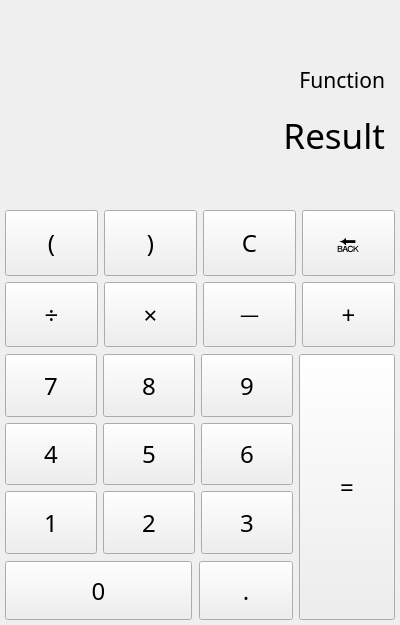
<?xml version="1.0" encoding="UTF-8"?>
<ui version="4.0">
 <class>Widget</class>
 <widget class="QWidget" name="Widget">
  <property name="windowModality">
   <enum>Qt::ApplicationModal</enum>
  </property>
  <property name="geometry">
   <rect>
    <x>0</x>
    <y>0</y>
    <width>400</width>
    <height>625</height>
   </rect>
  </property>
  <property name="minimumSize">
   <size>
    <width>400</width>
    <height>625</height>
   </size>
  </property>
  <property name="font">
   <font>
    <family>CMU Serif</family>
    <pointsize>18</pointsize>
   </font>
  </property>
  <property name="windowTitle">
   <string notr="true">计算器</string>
  </property>
  <property name="windowIcon">
   <iconset resource="resource.qrc">
    <normaloff>:/image/calculator.ico</normaloff>:/image/calculator.ico</iconset>
  </property>
  <layout class="QVBoxLayout" name="verticalLayout">
   <property name="spacing">
    <number>5</number>
   </property>
   <property name="leftMargin">
    <number>5</number>
   </property>
   <property name="topMargin">
    <number>5</number>
   </property>
   <property name="rightMargin">
    <number>5</number>
   </property>
   <property name="bottomMargin">
    <number>5</number>
   </property>
   <item>
    <layout class="QVBoxLayout" name="verticalLayoutMain" stretch="3,2,4">
     <property name="spacing">
      <number>0</number>
     </property>
     <item>
      <layout class="QVBoxLayout" name="verticalLayoutKey" stretch="2,5">
       <property name="topMargin">
        <number>60</number>
       </property>
       <property name="rightMargin">
        <number>10</number>
       </property>
       <property name="bottomMargin">
        <number>40</number>
       </property>
       <item>
        <widget class="QLabel" name="labelFunction">
         <property name="font">
          <font>
           <pointsize>16</pointsize>
          </font>
         </property>
         <property name="text">
          <string>Function</string>
         </property>
         <property name="alignment">
          <set>Qt::AlignRight|Qt::AlignTrailing|Qt::AlignVCenter</set>
         </property>
        </widget>
       </item>
       <item>
        <widget class="QLabel" name="labelResult">
         <property name="font">
          <font>
           <pointsize>26</pointsize>
          </font>
         </property>
         <property name="text">
          <string>Result</string>
         </property>
         <property name="alignment">
          <set>Qt::AlignRight|Qt::AlignTrailing|Qt::AlignVCenter</set>
         </property>
        </widget>
       </item>
      </layout>
     </item>
     <item>
      <layout class="QGridLayout" name="gridLayout">
       <item row="1" column="3">
        <widget class="QPushButton" name="pushButtonAdd">
         <property name="sizePolicy">
          <sizepolicy hsizetype="Expanding" vsizetype="Expanding">
           <horstretch>0</horstretch>
           <verstretch>0</verstretch>
          </sizepolicy>
         </property>
         <property name="text">
          <string>+</string>
         </property>
        </widget>
       </item>
       <item row="0" column="0">
        <widget class="QPushButton" name="pushButtonLOP">
         <property name="sizePolicy">
          <sizepolicy hsizetype="Expanding" vsizetype="Expanding">
           <horstretch>0</horstretch>
           <verstretch>0</verstretch>
          </sizepolicy>
         </property>
         <property name="text">
          <string>(</string>
         </property>
        </widget>
       </item>
       <item row="1" column="0">
        <widget class="QPushButton" name="pushButtonDiv">
         <property name="sizePolicy">
          <sizepolicy hsizetype="Expanding" vsizetype="Expanding">
           <horstretch>0</horstretch>
           <verstretch>0</verstretch>
          </sizepolicy>
         </property>
         <property name="text">
          <string>÷</string>
         </property>
        </widget>
       </item>
       <item row="0" column="1">
        <widget class="QPushButton" name="pushButtonROP">
         <property name="sizePolicy">
          <sizepolicy hsizetype="Expanding" vsizetype="Expanding">
           <horstretch>0</horstretch>
           <verstretch>0</verstretch>
          </sizepolicy>
         </property>
         <property name="text">
          <string>)</string>
         </property>
        </widget>
       </item>
       <item row="0" column="2">
        <widget class="QPushButton" name="pushButtonClear">
         <property name="sizePolicy">
          <sizepolicy hsizetype="Expanding" vsizetype="Expanding">
           <horstretch>0</horstretch>
           <verstretch>0</verstretch>
          </sizepolicy>
         </property>
         <property name="text">
          <string>C</string>
         </property>
        </widget>
       </item>
       <item row="0" column="3">
        <widget class="QPushButton" name="pushButtonBack">
         <property name="sizePolicy">
          <sizepolicy hsizetype="Expanding" vsizetype="Expanding">
           <horstretch>0</horstretch>
           <verstretch>0</verstretch>
          </sizepolicy>
         </property>
         <property name="text">
          <string>🔙</string>
         </property>
        </widget>
       </item>
       <item row="1" column="1">
        <widget class="QPushButton" name="pushButtonMul">
         <property name="sizePolicy">
          <sizepolicy hsizetype="Expanding" vsizetype="Expanding">
           <horstretch>0</horstretch>
           <verstretch>0</verstretch>
          </sizepolicy>
         </property>
         <property name="text">
          <string>×</string>
         </property>
        </widget>
       </item>
       <item row="1" column="2">
        <widget class="QPushButton" name="pushButtonSub">
         <property name="sizePolicy">
          <sizepolicy hsizetype="Expanding" vsizetype="Expanding">
           <horstretch>0</horstretch>
           <verstretch>0</verstretch>
          </sizepolicy>
         </property>
         <property name="text">
          <string>－</string>
         </property>
        </widget>
       </item>
      </layout>
     </item>
     <item>
      <layout class="QHBoxLayout" name="horizontalLayout" stretch="3,1">
       <property name="sizeConstraint">
        <enum>QLayout::SetDefaultConstraint</enum>
       </property>
       <property name="topMargin">
        <number>7</number>
       </property>
       <item>
        <layout class="QVBoxLayout" name="verticalLayout_2" stretch="3,1">
         <property name="spacing">
          <number>0</number>
         </property>
         <item>
          <layout class="QGridLayout" name="gridLayout_2">
           <item row="2" column="0">
            <widget class="QPushButton" name="pushButton1">
             <property name="sizePolicy">
              <sizepolicy hsizetype="Expanding" vsizetype="Expanding">
               <horstretch>0</horstretch>
               <verstretch>0</verstretch>
              </sizepolicy>
             </property>
             <property name="text">
              <string>1</string>
             </property>
            </widget>
           </item>
           <item row="2" column="2">
            <widget class="QPushButton" name="pushButton3">
             <property name="sizePolicy">
              <sizepolicy hsizetype="Expanding" vsizetype="Expanding">
               <horstretch>0</horstretch>
               <verstretch>0</verstretch>
              </sizepolicy>
             </property>
             <property name="text">
              <string>3</string>
             </property>
            </widget>
           </item>
           <item row="1" column="2">
            <widget class="QPushButton" name="pushButton6">
             <property name="sizePolicy">
              <sizepolicy hsizetype="Expanding" vsizetype="Expanding">
               <horstretch>0</horstretch>
               <verstretch>0</verstretch>
              </sizepolicy>
             </property>
             <property name="text">
              <string>6</string>
             </property>
            </widget>
           </item>
           <item row="1" column="0">
            <widget class="QPushButton" name="pushButton4">
             <property name="sizePolicy">
              <sizepolicy hsizetype="Expanding" vsizetype="Expanding">
               <horstretch>0</horstretch>
               <verstretch>0</verstretch>
              </sizepolicy>
             </property>
             <property name="text">
              <string>4</string>
             </property>
            </widget>
           </item>
           <item row="1" column="1">
            <widget class="QPushButton" name="pushButton5">
             <property name="sizePolicy">
              <sizepolicy hsizetype="Expanding" vsizetype="Expanding">
               <horstretch>0</horstretch>
               <verstretch>0</verstretch>
              </sizepolicy>
             </property>
             <property name="text">
              <string>5</string>
             </property>
            </widget>
           </item>
           <item row="2" column="1">
            <widget class="QPushButton" name="pushButton2">
             <property name="sizePolicy">
              <sizepolicy hsizetype="Expanding" vsizetype="Expanding">
               <horstretch>0</horstretch>
               <verstretch>0</verstretch>
              </sizepolicy>
             </property>
             <property name="text">
              <string>2</string>
             </property>
            </widget>
           </item>
           <item row="0" column="0">
            <widget class="QPushButton" name="pushButton7">
             <property name="sizePolicy">
              <sizepolicy hsizetype="Expanding" vsizetype="Expanding">
               <horstretch>0</horstretch>
               <verstretch>0</verstretch>
              </sizepolicy>
             </property>
             <property name="text">
              <string>7</string>
             </property>
            </widget>
           </item>
           <item row="0" column="1">
            <widget class="QPushButton" name="pushButton8">
             <property name="sizePolicy">
              <sizepolicy hsizetype="Expanding" vsizetype="Expanding">
               <horstretch>0</horstretch>
               <verstretch>0</verstretch>
              </sizepolicy>
             </property>
             <property name="text">
              <string>8</string>
             </property>
            </widget>
           </item>
           <item row="0" column="2">
            <widget class="QPushButton" name="pushButton9">
             <property name="sizePolicy">
              <sizepolicy hsizetype="Expanding" vsizetype="Expanding">
               <horstretch>0</horstretch>
               <verstretch>0</verstretch>
              </sizepolicy>
             </property>
             <property name="text">
              <string>9</string>
             </property>
            </widget>
           </item>
          </layout>
         </item>
         <item>
          <layout class="QHBoxLayout" name="horizontalLayout_2" stretch="2,1">
           <property name="spacing">
            <number>7</number>
           </property>
           <property name="topMargin">
            <number>7</number>
           </property>
           <item>
            <widget class="QPushButton" name="pushButton0">
             <property name="sizePolicy">
              <sizepolicy hsizetype="Expanding" vsizetype="Expanding">
               <horstretch>0</horstretch>
               <verstretch>0</verstretch>
              </sizepolicy>
             </property>
             <property name="text">
              <string>0</string>
             </property>
            </widget>
           </item>
           <item>
            <widget class="QPushButton" name="pushButtonDot">
             <property name="sizePolicy">
              <sizepolicy hsizetype="Expanding" vsizetype="Expanding">
               <horstretch>0</horstretch>
               <verstretch>0</verstretch>
              </sizepolicy>
             </property>
             <property name="text">
              <string>.</string>
             </property>
            </widget>
           </item>
          </layout>
         </item>
        </layout>
       </item>
       <item>
        <widget class="QPushButton" name="pushButtonEnter">
         <property name="sizePolicy">
          <sizepolicy hsizetype="Expanding" vsizetype="Expanding">
           <horstretch>0</horstretch>
           <verstretch>0</verstretch>
          </sizepolicy>
         </property>
         <property name="text">
          <string>=</string>
         </property>
        </widget>
       </item>
      </layout>
     </item>
    </layout>
   </item>
  </layout>
 </widget>
 <layoutdefault spacing="6" margin="11"/>
 <resources>
  <include location="resource.qrc"/>
 </resources>
 <connections/>
</ui>
